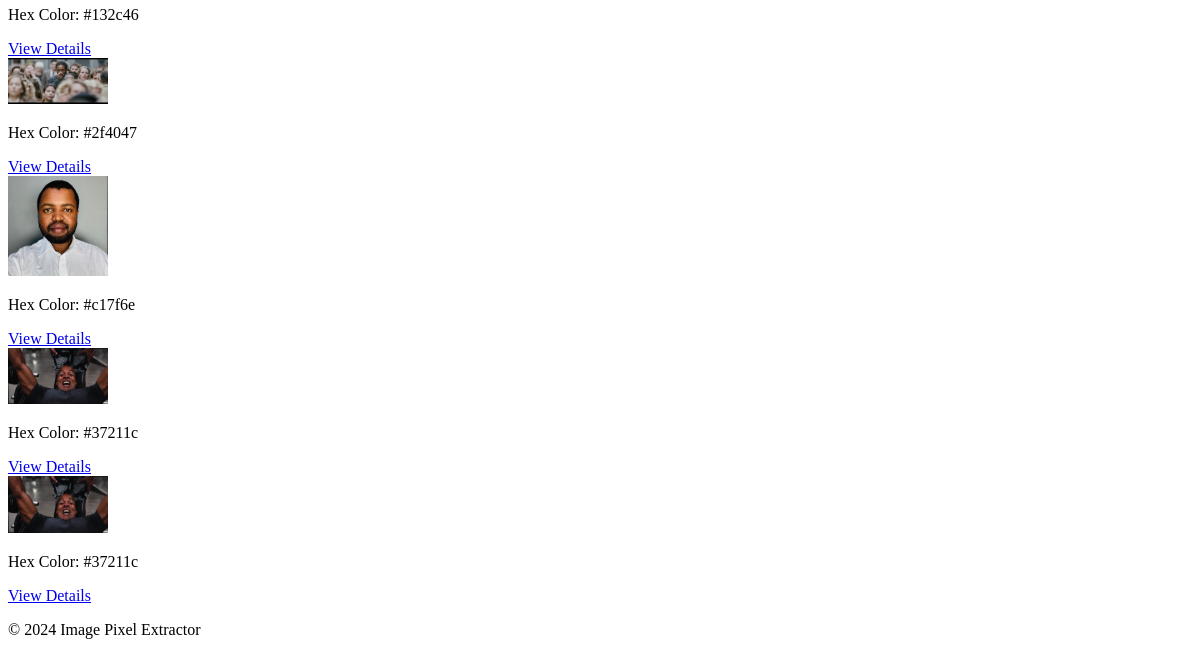
The app's page / (lower part), older data.
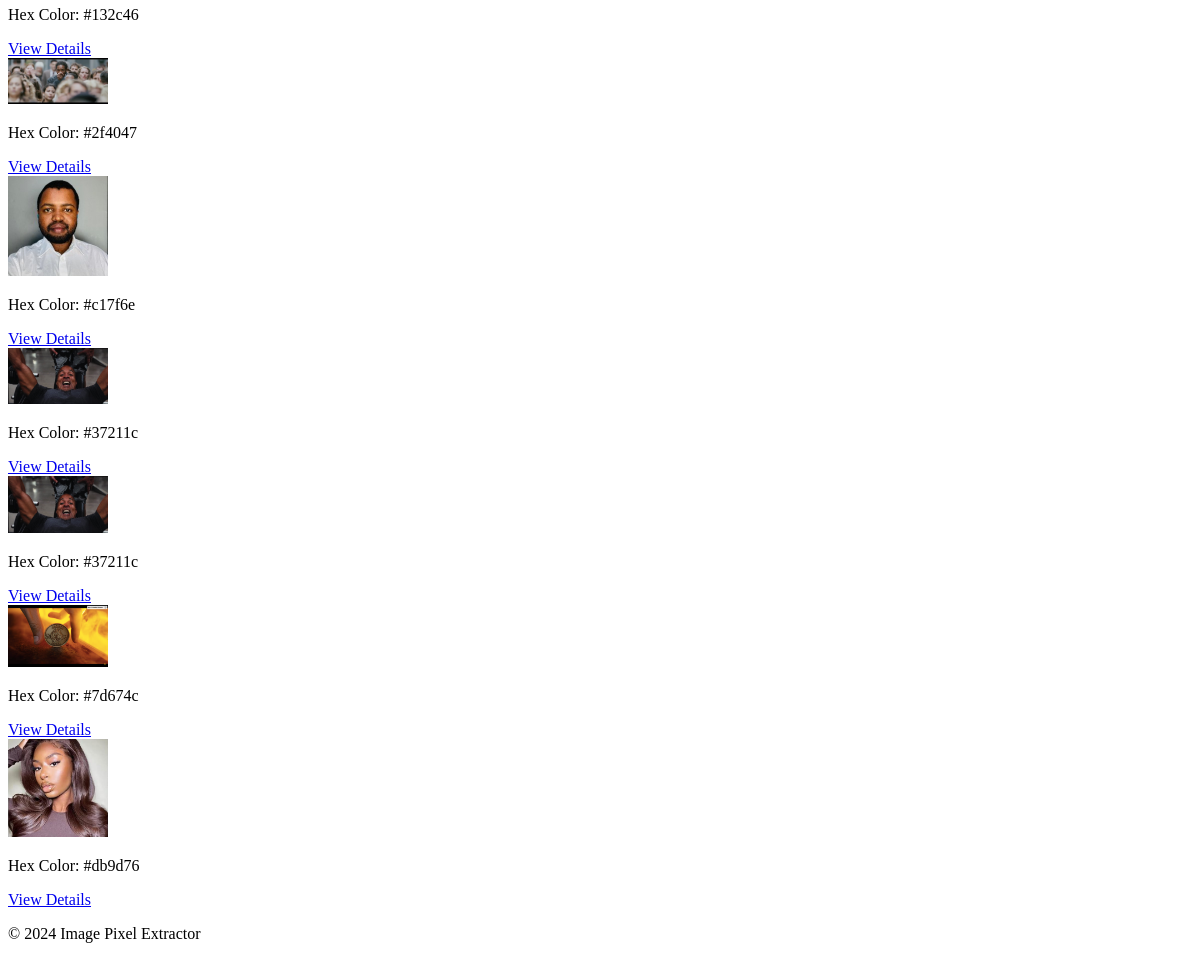
The same page, newer data.
### pixels/models.py (models this page shows, shortened)
class ImageColor(models.Model):
    image = models.ImageField(upload_to='uploads/')
    hex_color = models.CharField(max_length=7)

### pixels/views.py (the view)
# urls.py: path('', views.image_list, name='image_list'), #Root path
def image_list(request):
    images = ImageColor.objects.all()
    return render(request, 'pixels/image_list.html', {'images': images})

### pixels/templates/pixels/image_list.html (shortened to what this page needs)
{% extends "base.html" %}
{% load static %}
{% block content %}
    {% for image in images %}
    <div class="image-container">
        <img src="{{ image.image.url }}" alt="Uploaded Image" style="width: 100px; height: auto;">
        <p>Hex Color: {{ image.hex_color }}</p>
        <a href="{% url 'pixels:image_detail' image.id %}">View Details</a>
    </div>
    {% endfor %}
{% endblock %}

### pixels/templates/base.html (shortened to what this page needs)
{% load static %}
<!DOCTYPE html>
<html lang="en">
<head>
    <link rel="stylesheet" href="{% static 'css/styles.css' %}">
</head>
<body>
    <main>
        {% block content %}{% endblock %}
    </main>
    <footer>
        <p>&copy; 2024 Image Pixel Extractor</p>
    </footer>
</body>
</html>

Row changes from the older to the newer data that the page shows:
added ImageColor: image (picture), hex_color "#7d674c"
added ImageColor: image (picture), hex_color "#db9d76"
